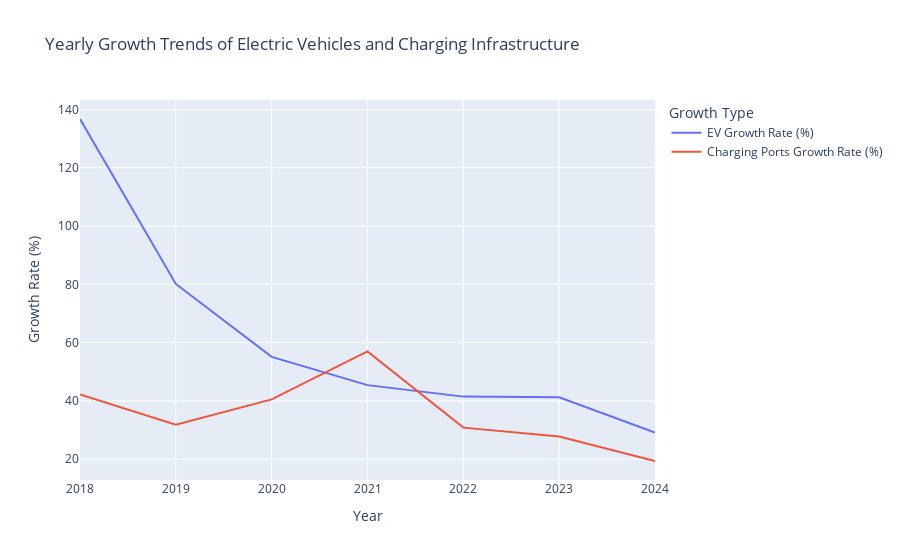

Notebook code for this chart:
### Code cell
#Yearly Growth Trends of Electric Vehicles and Charging Infrastructure
df_growth = df.melt(id_vars = 'Year', value_vars = ['EV Growth Rate (%)', 'Charging Ports Growth Rate (%)'], var_name = 'Growth Type', value_name = 'Growth Rate (%)')
df_growth
px.line(df_growth,x = 'Year', y = 'Growth Rate (%)', color = 'Growth Type', title = 'Yearly Growth Trends of Electric Vehicles and Charging Infrastructure')

### Figure 1 — Plotly figure (JSON) as saved in the notebook; plotly's stock layout.template omitted (floating-point values rounded to 4 significant figures)
{"data": [{"hovertemplate": "Growth Type=EV Growth Rate (%)<br>Year=%{x}<br>Growth Rate (%)=%{y}<extra></extra>", "legendgroup": "EV Growth Rate (%)", "line": {"color": "#636efa", "dash": "solid"}, "marker": {"symbol": "circle"}, "mode": "lines", "name": "EV Growth Rate (%)", "orientation": "v", "showlegend": true, "type": "scatter", "x": [2018, 2019, 2020, 2021, 2022, 2023, 2024], "xaxis": "x", "y": [136.7, 80.12, 55.09, 45.4, 41.46, 41.21, 29.13], "yaxis": "y"}, {"hovertemplate": "Growth Type=Charging Ports Growth Rate (%)<br>Year=%{x}<br>Growth Rate (%)=%{y}<extra></extra>", "legendgroup": "Charging Ports Growth Rate (%)", "line": {"color": "#EF553B", "dash": "solid"}, "marker": {"symbol": "circle"}, "mode": "lines", "name": "Charging Ports Growth Rate (%)", "orientation": "v", "showlegend": true, "type": "scatter", "x": [2018, 2019, 2020, 2021, 2022, 2023, 2024], "xaxis": "x", "y": [42.2, 31.79, 40.51, 56.97, 30.82, 27.74, 19.37], "yaxis": "y"}], "layout": {"autosize": true, "legend": {"title": {"text": "Growth Type"}, "tracegroupgap": 0}, "title": {"text": "Yearly Growth Trends of Electric Vehicles and Charging Infrastructure"}, "xaxis": {"anchor": "y", "autorange": true, "domain": [0, 1], "range": [2018, 2024], "title": {"text": "Year"}, "type": "linear"}, "yaxis": {"anchor": "x", "autorange": true, "domain": [0, 1], "range": [12.85, 143.2], "title": {"text": "Growth Rate (%)"}, "type": "linear"}}}
